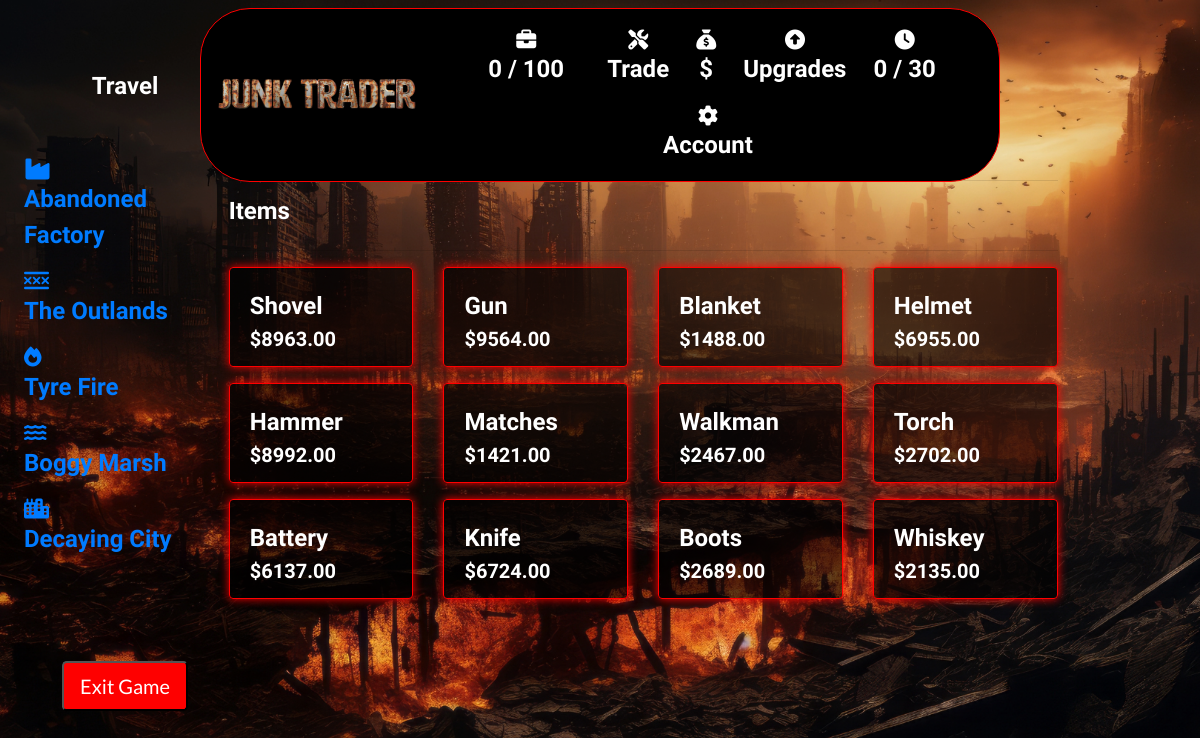
Before: /collectables/ with the older database file.
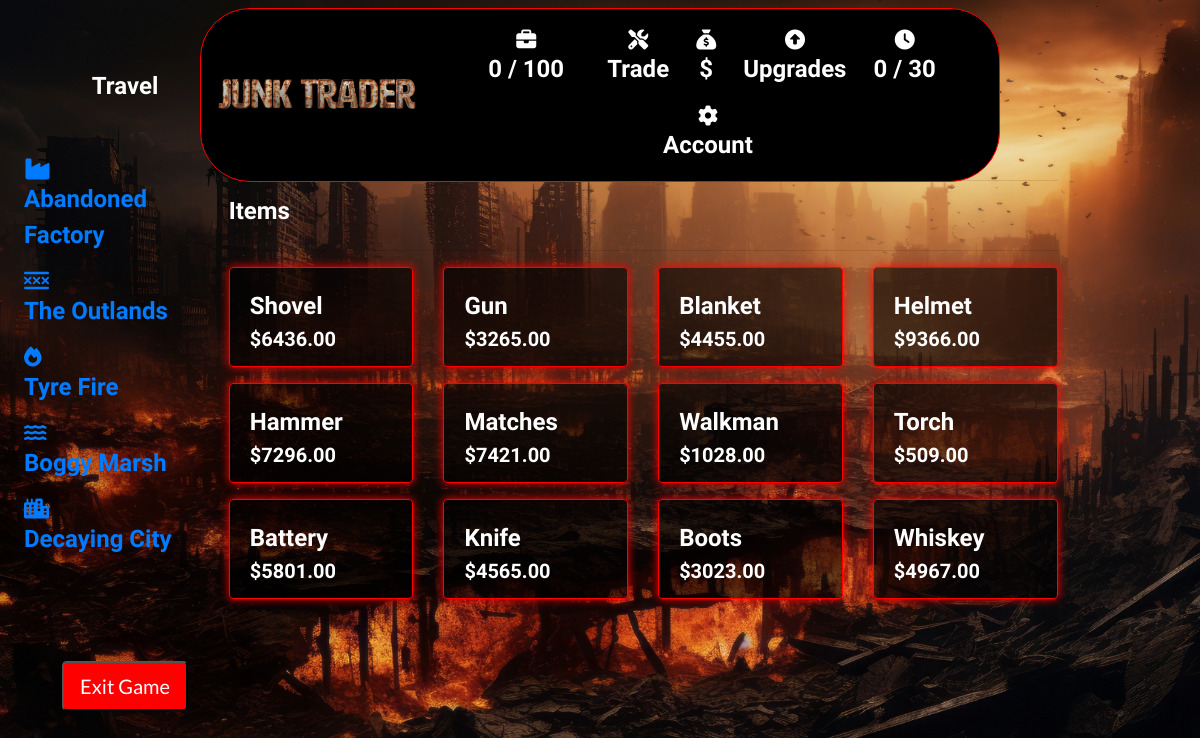
After: the same page with the newer database file.
### collectables/models.py (models this page shows, shortened)
class Collectable(models.Model):
    name = models.CharField(max_length=254)
    description = models.TextField()
    price = models.DecimalField(max_digits=6, decimal_places=2)
    image_url = models.URLField(max_length=1024, null=True, blank=True)
    image = models.ImageField(null=True, blank=True)
    glb_file = models.FileField(upload_to='glb_files/', null=True, blank=True)

### collectables/views.py (the view)
# urls.py: path('', views.all_collectables, name='collectables'),
def all_collectables(request):
    collectables = Collectable.objects.all()
    context = {
        'collectables': collectables,
    }
    return render(request, 'collectables/collectables.html', context)

### backpack/contexts.py (called while the page is built, shortened)
def backpack_contents(request):
    backpack_items = []
    total = 0
    total_quantity = 0
    collectable_count = 0
    backpack = request.session.get('backpack', {})
    grand_total = total
    context = {
        'backpack_items': backpack_items,
        'total': total,
        'total_quantity': total_quantity,
        'collectable_count': collectable_count,
        'grand_total': grand_total,
    }
    return context

def total_amount(request):
    total_amount = [0]
    return {'total_amount': total_amount}

def days_played(request):
    return {'days_played': request.session.get('days_played', 0)}

### collectables/templates/collectables/collectables.html (shortened to what this page needs)
{% extends "base.html" %}
{% load static %}
{% block page_header %}
    <div class="container header-container">
    </div>
{% endblock %}
{% block content %}
<div class="container-fluid">
    <div class="row">
        <div class="col-md-3">
            <div class="fixed-panel">
                {% include 'includes/fixed_panel.html' %}
            </div>
        </div>
    </div>
</div>
<div class="container-fluid content-column">
    <div class="container mb-2 backpack-text content-column">
        <div class="row">
            <div class="col">
                <h2 class="logo-font mb-4">Items</h2>
                <hr>
            </div>
        </div>
        <div class="row">
            {% for collectable in collectables %}
                <div class="col-sm-6 col-md-4 col-lg-4 col-xl-3 mb-3">
                    <div class="card box h-100 border-2 text-white">
                        <div class="card-body pb-0">
                            <p class="mb-0">{{ collectable.name }}</p>
                        </div>
                        <div class="card-footer pt-0 border-0 text-left text-white">
                            <div class="row">
                                <div class="col">
                                    <p class="lead mb-0 text-left font-weight-bold">${{ collectable.price }}</p>
                                </div>
                            </div>
                        </div>
                    </div>
                </div>
            {% endfor %}
        </div>
    </div>
</div>
{% endblock %}

Changed rows visible on the page:
changed Collectable "Shovel": price "8963.00" → "6436.00"
changed Collectable "Gun": price "9564.00" → "3265.00"
changed Collectable "Blanket": price "1488.00" → "4455.00"
changed Collectable "Helmet": price "6955.00" → "9366.00"
changed Collectable "Hammer": price "8992.00" → "7296.00"
changed Collectable "Matches": price "1421.00" → "7421.00"
changed Collectable "Walkman": price "2467.00" → "1028.00"
changed Collectable "Torch": price "2702.00" → "509.00"
changed Collectable "Battery": price "6137.00" → "5801.00"
changed Collectable "Knife": price "6724.00" → "4565.00"
changed Collectable "Boots": price "2689.00" → "3023.00"
changed Collectable "Whiskey": price "2135.00" → "4967.00"
